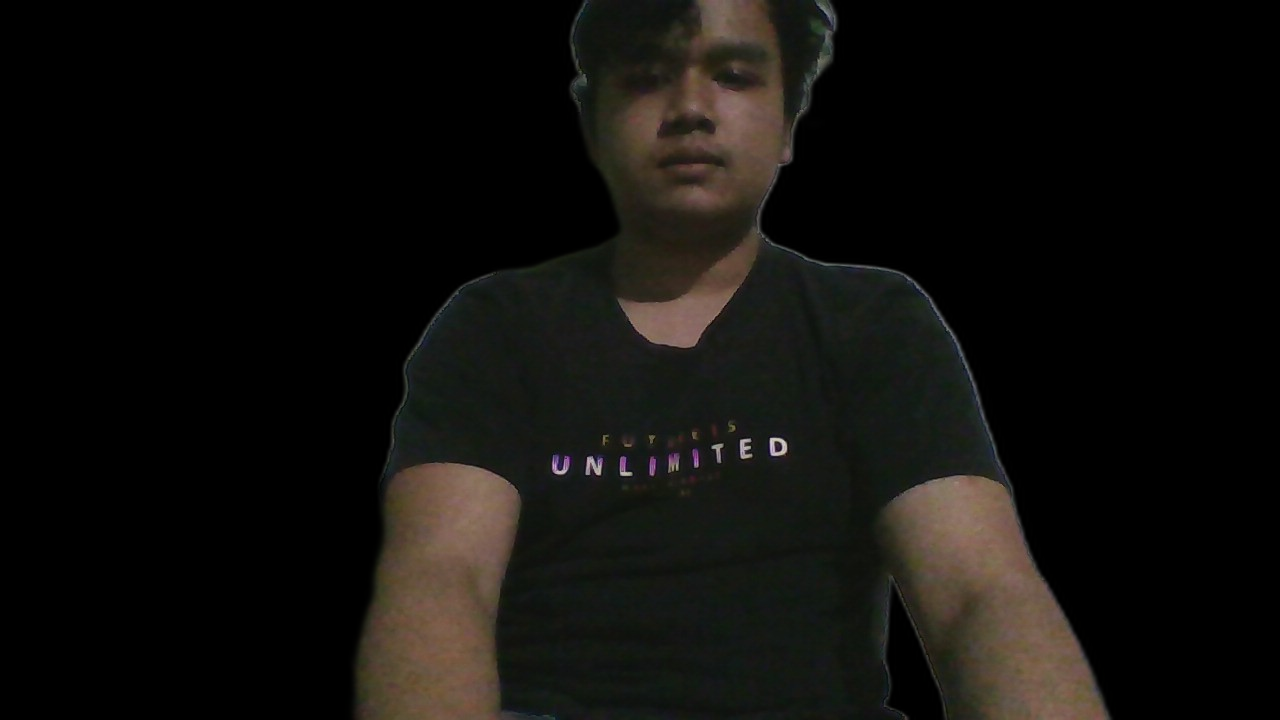
#> input picture Scripts/Python/DatasetImplementation/IcanDataset_NOBG/WIN_20251104_02_17_24_Pro.png, 1280 x 720 px; its folder holds only this picture in this run
$ python shirt_detector_full.py
#> lines starting #> are read from the running program, lines starting #| are printed output that depends on the picture; after the words box and inside, x2 and y2 are one past the last pixel; in counts of white or black regions, pixels touching at a corner belong together
#> in collect_training_data_from_all_images, image is the input picture: shape (720, 1280, 3); mean B, G, R 12.7, 15.4, 16.8
"""
SHIRT DETECTOR - Traditional ML
================================

Goal: Detect SHIRT pixels ONLY. Not skin, not hair, just SHIRT.

Uses ALL images in the dataset.
Uses Traditional ML: Random Forest on color features.
"""

import cv2
import numpy as np
from sklearn.ensemble import RandomForestClassifier
from sklearn.model_selection import train_test_split
from sklearn.metrics import classification_report, accuracy_score
import joblib
from pathlib import Path


def detect_shirt_region_automatic(image):
    """
    Automatically detect shirt region using color-based heuristics

    Strategy:
    1. Detect SKIN (face, neck, arms) using YCrCb
    2. Detect HAIR (dark regions at top of image)
    3. Find NECK position (lowest point of face)
    4. SHIRT = Everything BELOW neck level (that's not skin/arms)
    """
    h, w = image.shape[:2]

    # Remove black background
    gray = cv2.cvtColor(image, cv2.COLOR_BGR2GRAY)
    foreground = gray > 20
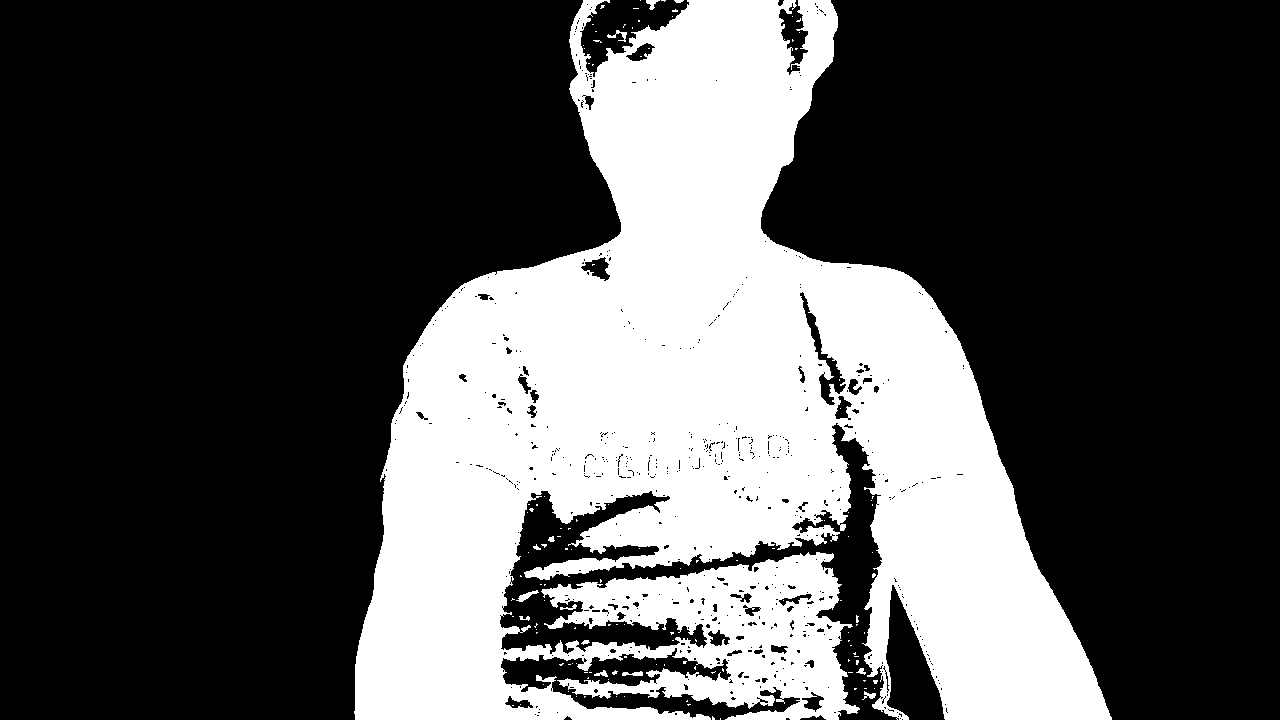
#> foreground: shape (720, 1280) bool; 31.8% white; 130 white regions (116 under 20 px), largest, box (x1, y1, x2, y2) and area: (354, 0, 1112, 720) 292148, (516, 590, 539, 602) 100, (607, 30, 627, 42) 82

    # ===== SKIN DETECTION =====
    # Method 1: YCrCb color space (best for skin)
    ycrcb = cv2.cvtColor(image, cv2.COLOR_BGR2YCrCb)
#> ycrcb: shape (720, 1280, 3); mean of channels 0, 1, 2 15.5, 128.9, 126.4
    skin_mask1 = cv2.inRange(ycrcb, np.array([0, 133, 77]), np.array([255, 173, 127]))
#> skin_mask1: shape (720, 1280); 10% white; 46 white regions (23 under 20 px), largest, box (x1, y1, x2, y2) and area: (359, 461, 521, 720) 31764, (888, 475, 1106, 720) 28072, (616, 0, 792, 216) 23277

    # Method 2: HSV color space
    hsv = cv2.cvtColor(image, cv2.COLOR_BGR2HSV)
#> hsv: shape (720, 1280, 3); mean H, S, V 16.5, 24.8, 17.7
    skin_mask2 = cv2.inRange(hsv, np.array([0, 20, 70]), np.array([20, 255, 255]))
#> skin_mask2: shape (720, 1280); 8.5% white; 44 white regions (31 under 20 px), largest, box (x1, y1, x2, y2) and area: (368, 463, 520, 720) 29176, (890, 475, 1108, 720) 26209, (622, 63, 792, 210) 13266

    # Method 3: RGB rules
    b, g, r = cv2.split(image)
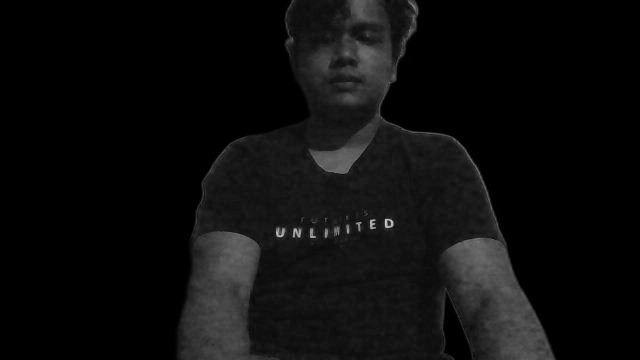
#> b: shape (720, 1280) (shown at 1/2 size); min 0, max 227, mean 12.7
    skin_mask3 = ((r > 95) & (g > 40) & (b > 20) &
                  (r > g) & (r > b) &
                  ((r - g) > 15)).astype(np.uint8) * 255
#> skin_mask3: shape (720, 1280); 6% white; 53 white regions (37 under 20 px), largest, box (x1, y1, x2, y2) and area: (385, 464, 517, 720) 22231, (902, 476, 1105, 720) 19983, (685, 68, 780, 173) 5220

    # Combine all skin detection methods
    skin_mask = cv2.bitwise_or(skin_mask1, skin_mask2)
#> skin_mask: shape (720, 1280); 10.1% white; 57 white regions (33 under 20 px), largest, box (x1, y1, x2, y2) and area: (359, 461, 521, 720) 31778, (888, 475, 1108, 720) 28369, (616, 0, 792, 216) 23357
    skin_mask = cv2.bitwise_or(skin_mask, skin_mask3)
#> skin_mask: shape (720, 1280); 10.1% white; 65 white regions (38 under 20 px), largest, box (x1, y1, x2, y2) and area: (359, 461, 521, 720) 31778, (888, 475, 1108, 720) 28370, (616, 0, 792, 216) 23357

    # Clean up skin mask
    kernel = cv2.getStructuringElement(cv2.MORPH_ELLIPSE, (11, 11))
    skin_mask = cv2.morphologyEx(skin_mask, cv2.MORPH_CLOSE, kernel)
#> skin_mask: shape (720, 1280); 10.4% white; 34 white regions (14 under 20 px), largest, box (x1, y1, x2, y2) and area: (359, 461, 521, 720) 32009, (888, 475, 1108, 720) 29166, (616, 0, 794, 232) 24889
    skin_mask = cv2.morphologyEx(skin_mask, cv2.MORPH_OPEN, kernel)
#> skin_mask: shape (720, 1280); 10.2% white; 5 white regions, box (x1, y1, x2, y2) and area: (359, 461, 520, 720) 31952, (889, 475, 1107, 720) 29015, (616, 0, 793, 231) 24608, (620, 231, 759, 351) 8526, (774, 441, 789, 458) 195

    # ===== FIND NECK LEVEL =====
    # Find skin contours in upper half of image (face region)
    upper_half = np.zeros_like(skin_mask)
    upper_half[:int(h * 0.5), :] = 255
    face_skin = cv2.bitwise_and(skin_mask, upper_half)
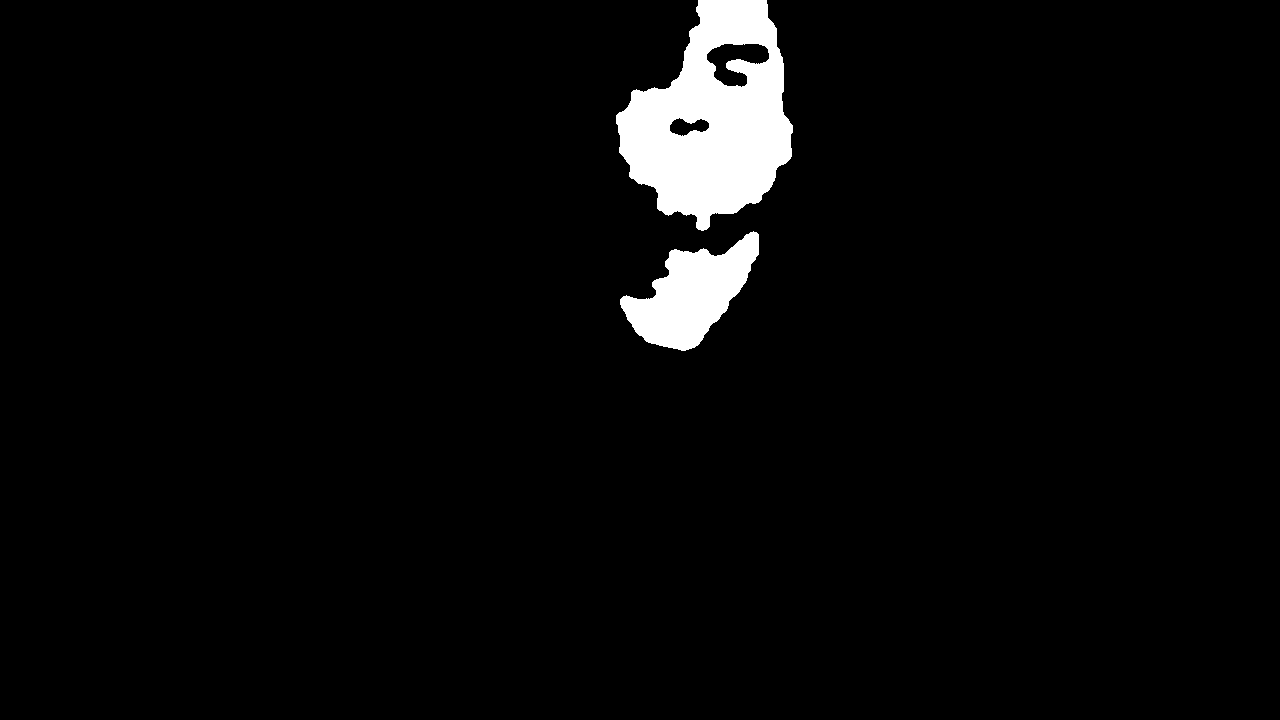
#> face_skin: shape (720, 1280); 3.6% white; 2 white regions

    # Find contours of face
    face_contours, _ = cv2.findContours(face_skin, cv2.RETR_EXTERNAL, cv2.CHAIN_APPROX_SIMPLE)
#> face_contours = 2 contours; box (x1, y1, x2, y2) and area: (616, 0, 793, 231) 26198, (620, 231, 759, 351) 8331

    # Determine neck level (lowest point of face + small margin)
    neck_y = int(h * 0.35)  # Default to 35% from top if no face found
    if len(face_contours) > 0:
        # Get largest contour (main face)
        face_contour = max(face_contours, key=cv2.contourArea)
#> face_contour = contour of 218 points, box (x1, y1, x2, y2) (616, 0, 793, 231), area 26198
        if cv2.contourArea(face_contour) > 1000:  # Valid face detected
            # Find lowest point of face
            bottommost = tuple(face_contour[face_contour[:, :, 1].argmax()][0])
#> bottommost = (701, 230)
            neck_y = bottommost[1] + 20  # Add small margin below chin
#> neck_y = 250

    print(f"  Detected neck level at y={neck_y} (image height={h})")
#|   Detected neck level at y=250 (image height=720)

    # ===== HAIR DETECTION =====
    # Hair is typically dark and ABOVE neck level
    hair_mask = (gray < 50) & foreground
#> hair_mask: shape (720, 1280) bool; 21.5% white; 165 white regions (146 under 20 px), largest, box (x1, y1, x2, y2) and area: (354, 0, 1112, 720) 191908, (765, 0, 838, 165) 3590, (657, 115, 715, 139) 865

    # Only consider regions ABOVE neck level
    above_neck = np.zeros_like(hair_mask)
    above_neck[:neck_y, :] = True
    hair_mask = hair_mask & above_neck
#> hair_mask: shape (720, 1280) bool; 2.7% white; 49 white regions (41 under 20 px), largest, box (x1, y1, x2, y2) and area: (569, 0, 768, 250) 19960, (765, 0, 838, 165) 3590, (657, 115, 715, 139) 865

    # Clean up hair mask
    kernel_small = cv2.getStructuringElement(cv2.MORPH_ELLIPSE, (7, 7))
    hair_mask = cv2.morphologyEx(hair_mask.astype(np.uint8) * 255, cv2.MORPH_CLOSE, kernel_small)
#> hair_mask: shape (720, 1280); 2.9% white; 11 white regions (8 under 20 px), largest, box (x1, y1, x2, y2) and area: (569, 0, 838, 250) 25976, (657, 115, 715, 139) 879, (643, 0, 660, 10) 79
    hair_mask = cv2.morphologyEx(hair_mask, cv2.MORPH_OPEN, kernel_small)
#> hair_mask: shape (720, 1280); 2.8% white; 5 white regions, box (x1, y1, x2, y2) and area: (569, 0, 767, 250) 21006, (765, 0, 838, 130) 3963, (658, 115, 715, 139) 864, (760, 235, 780, 250) 195, (645, 0, 658, 6) 54

    # ===== SHIRT DETECTION =====
    # Shirt = Foreground BELOW neck level - Skin (arms)

    # Create mask for region below neck
    below_neck = np.zeros_like(foreground)
    below_neck[neck_y:, :] = True

    # Shirt is foreground below neck, excluding skin/arms
    shirt_mask = foreground.astype(np.uint8) * 255
    shirt_mask = cv2.bitwise_and(shirt_mask, below_neck.astype(np.uint8) * 255)
#> shirt_mask: shape (720, 1280); 26.6% white; 104 white regions (93 under 20 px), largest, box (x1, y1, x2, y2) and area: (354, 250, 1112, 720) 244531, (516, 590, 539, 602) 100, (622, 671, 643, 676) 69
    shirt_mask = cv2.bitwise_and(shirt_mask, cv2.bitwise_not(skin_mask))
#> shirt_mask: shape (720, 1280); 19.1% white; 106 white regions (93 under 20 px), largest, box (x1, y1, x2, y2) and area: (354, 250, 1112, 720) 175146, (516, 590, 539, 602) 100, (708, 250, 728, 256) 84

    # Clean up shirt mask
    shirt_mask = cv2.morphologyEx(shirt_mask, cv2.MORPH_CLOSE, kernel)
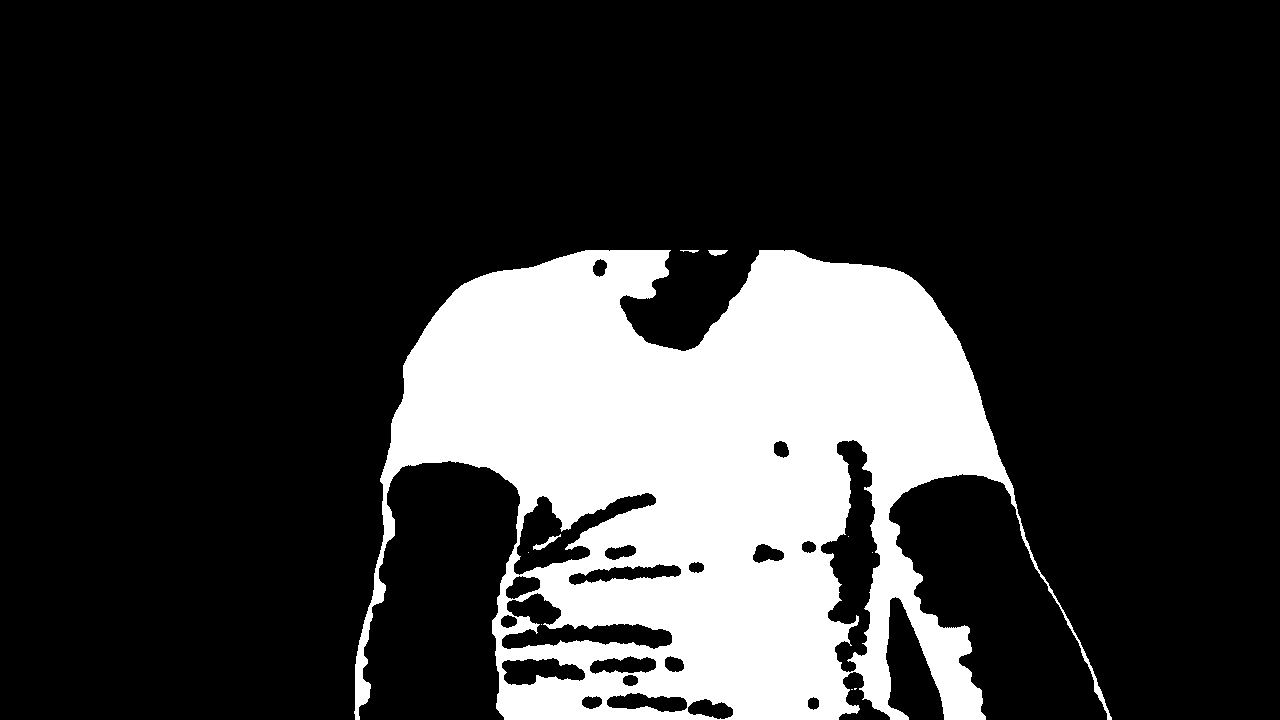
#> shirt_mask: shape (720, 1280); 20.7% white; 10 white regions (6 under 20 px), largest, box (x1, y1, x2, y2) and area: (354, 250, 1112, 720) 190632, (533, 534, 561, 550) 119, (708, 250, 728, 256) 84, (680, 250, 699, 253) 32
    shirt_mask = cv2.morphologyEx(shirt_mask, cv2.MORPH_OPEN, kernel_small)
#> shirt_mask: shape (720, 1280); 20.5% white; 10 white regions, largest, box (x1, y1, x2, y2) and area: (380, 250, 1014, 720) 185829, (492, 593, 537, 641) 793, (355, 649, 371, 707) 625

    return shirt_mask, skin_mask, hair_mask


def extract_pixel_features(pixel_bgr):
    """
    Extract features from a single pixel

    Features (9 total):
    - BGR (3)
    - HSV (3)
    - YCrCb (3)
    """
    b, g, r = float(pixel_bgr[0]), float(pixel_bgr[1]), float(pixel_bgr[2])

    # Convert to HSV
    bgr_pixel = np.uint8([[pixel_bgr]])
    hsv = cv2.cvtColor(bgr_pixel, cv2.COLOR_BGR2HSV)[0][0]
    h, s, v = float(hsv[0]), float(hsv[1]), float(hsv[2])

    # Convert to YCrCb
    ycrcb = cv2.cvtColor(bgr_pixel, cv2.COLOR_BGR2YCrCb)[0][0]
    y, cr, cb = float(ycrcb[0]), float(ycrcb[1]), float(ycrcb[2])

    return np.array([b, g, r, h, s, v, y, cr, cb], dtype=np.float32)


def collect_training_data_from_all_images(dataset_dir, pixels_per_image=3000):
    """
    Collect training data from ALL images in the dataset

    Returns:
    - X: Feature matrix
    - y: Labels (0 = NOT shirt, 1 = shirt)
    """
    dataset_dir = Path(dataset_dir)
    image_files = list(dataset_dir.glob("*.png"))

    print(f"Found {len(image_files)} images in dataset")
    print(f"Processing ALL images...")
    print("=" * 80)

    all_shirt_pixels = []
    all_non_shirt_pixels = []

    for idx, img_path in enumerate(image_files, 1):
        print(f"[{idx}/{len(image_files)}] {img_path.name}")

        image = cv2.imread(str(img_path))
        if image is None:
            print(f"  ERROR: Could not load image")
            continue

        # Detect regions automatically
        shirt_mask, skin_mask, hair_mask = detect_shirt_region_automatic(image)

        # Get shirt pixels
        shirt_coords = np.where(shirt_mask > 0)
#> shirt_coords = 188595 positions, rows 250 to 719, columns 355 to 1100
#> (the rest of the program and of its run is left out)
